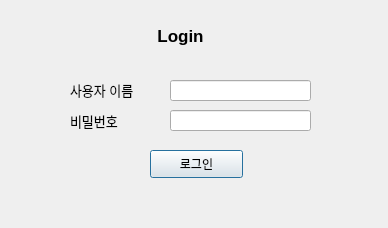
<?xml version="1.0" encoding="UTF-8"?>
<ui version="4.0">
 <class>dialog</class>
 <widget class="QDialog" name="dialog">
  <property name="geometry">
   <rect>
    <x>0</x>
    <y>0</y>
    <width>388</width>
    <height>228</height>
   </rect>
  </property>
  <property name="windowTitle">
   <string>Login</string>
  </property>
  <widget class="QLabel" name="label_username">
   <property name="geometry">
    <rect>
     <x>70</x>
     <y>79</y>
     <width>91</width>
     <height>21</height>
    </rect>
   </property>
   <property name="font">
    <font>
     <pointsize>10</pointsize>
    </font>
   </property>
   <property name="text">
    <string>사용자 이름</string>
   </property>
   <property name="alignment">
    <set>Qt::AlignLeading|Qt::AlignLeft|Qt::AlignVCenter</set>
   </property>
  </widget>
  <widget class="QLabel" name="label_password">
   <property name="geometry">
    <rect>
     <x>70</x>
     <y>110</y>
     <width>81</width>
     <height>21</height>
    </rect>
   </property>
   <property name="font">
    <font>
     <pointsize>10</pointsize>
    </font>
   </property>
   <property name="text">
    <string>비밀번호</string>
   </property>
   <property name="alignment">
    <set>Qt::AlignLeading|Qt::AlignLeft|Qt::AlignVCenter</set>
   </property>
  </widget>
  <widget class="QLineEdit" name="lineEdit_username">
   <property name="geometry">
    <rect>
     <x>170</x>
     <y>80</y>
     <width>141</width>
     <height>21</height>
    </rect>
   </property>
  </widget>
  <widget class="QLineEdit" name="lineEdit_password">
   <property name="geometry">
    <rect>
     <x>170</x>
     <y>110</y>
     <width>141</width>
     <height>21</height>
    </rect>
   </property>
  </widget>
  <widget class="QPushButton" name="btn_login">
   <property name="geometry">
    <rect>
     <x>150</x>
     <y>150</y>
     <width>93</width>
     <height>28</height>
    </rect>
   </property>
   <property name="text">
    <string>로그인</string>
   </property>
  </widget>
  <widget class="QLabel" name="label_title">
   <property name="geometry">
    <rect>
     <x>140</x>
     <y>20</y>
     <width>81</width>
     <height>31</height>
    </rect>
   </property>
   <property name="font">
    <font>
     <pointsize>13</pointsize>
     <weight>75</weight>
     <bold>true</bold>
    </font>
   </property>
   <property name="text">
    <string>Login</string>
   </property>
   <property name="alignment">
    <set>Qt::AlignCenter</set>
   </property>
  </widget>
 </widget>
 <resources/>
 <connections/>
</ui>
